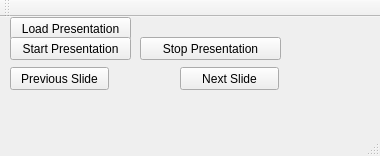
<?xml version="1.0" encoding="UTF-8"?>
<ui version="4.0">
 <class>mainGUI</class>
 <widget class="QMainWindow" name="mainGUI">
  <property name="geometry">
   <rect>
    <x>0</x>
    <y>0</y>
    <width>380</width>
    <height>156</height>
   </rect>
  </property>
  <property name="windowTitle">
   <string>Control 2012 - Die Gui für Blöde</string>
  </property>
  <widget class="QWidget" name="centralWidget">
   <widget class="QPushButton" name="loadPresentation">
    <property name="geometry">
     <rect>
      <x>10</x>
      <y>0</y>
      <width>121</width>
      <height>23</height>
     </rect>
    </property>
    <property name="text">
     <string>Load Presentation</string>
    </property>
   </widget>
   <widget class="QPushButton" name="abortPresentation">
    <property name="geometry">
     <rect>
      <x>140</x>
      <y>20</y>
      <width>141</width>
      <height>23</height>
     </rect>
    </property>
    <property name="text">
     <string>Stop Presentation</string>
    </property>
   </widget>
   <widget class="QPushButton" name="nextSlide">
    <property name="geometry">
     <rect>
      <x>180</x>
      <y>50</y>
      <width>99</width>
      <height>23</height>
     </rect>
    </property>
    <property name="text">
     <string>Next Slide</string>
    </property>
   </widget>
   <widget class="QPushButton" name="previousSlide">
    <property name="geometry">
     <rect>
      <x>10</x>
      <y>50</y>
      <width>99</width>
      <height>23</height>
     </rect>
    </property>
    <property name="text">
     <string>Previous Slide</string>
    </property>
   </widget>
   <widget class="QPushButton" name="startPresentation">
    <property name="geometry">
     <rect>
      <x>10</x>
      <y>20</y>
      <width>121</width>
      <height>23</height>
     </rect>
    </property>
    <property name="text">
     <string>Start Presentation</string>
    </property>
   </widget>
  </widget>
  <widget class="QMenuBar" name="menuBar">
   <property name="geometry">
    <rect>
     <x>0</x>
     <y>0</y>
     <width>380</width>
     <height>20</height>
    </rect>
   </property>
  </widget>
  <widget class="QToolBar" name="mainToolBar">
   <attribute name="toolBarArea">
    <enum>TopToolBarArea</enum>
   </attribute>
   <attribute name="toolBarBreak">
    <bool>false</bool>
   </attribute>
  </widget>
  <widget class="QStatusBar" name="statusBar"/>
 </widget>
 <layoutdefault spacing="6" margin="11"/>
 <tabstops>
  <tabstop>loadPresentation</tabstop>
  <tabstop>abortPresentation</tabstop>
 </tabstops>
 <resources/>
 <connections>
  <connection>
   <sender>abortPresentation</sender>
   <signal>clicked()</signal>
   <receiver>mainGUI</receiver>
   <slot>abortTransmission()</slot>
   <hints>
    <hint type="sourcelabel">
     <x>199</x>
     <y>68</y>
    </hint>
    <hint type="destinationlabel">
     <x>379</x>
     <y>155</y>
    </hint>
   </hints>
  </connection>
  <connection>
   <sender>loadPresentation</sender>
   <signal>clicked()</signal>
   <receiver>mainGUI</receiver>
   <slot>loadPresentation()</slot>
   <hints>
    <hint type="sourcelabel">
     <x>40</x>
     <y>48</y>
    </hint>
    <hint type="destinationlabel">
     <x>162</x>
     <y>36</y>
    </hint>
   </hints>
  </connection>
  <connection>
   <sender>previousSlide</sender>
   <signal>clicked()</signal>
   <receiver>mainGUI</receiver>
   <slot>previousSlide()</slot>
   <hints>
    <hint type="sourcelabel">
     <x>80</x>
     <y>88</y>
    </hint>
    <hint type="destinationlabel">
     <x>104</x>
     <y>129</y>
    </hint>
   </hints>
  </connection>
  <connection>
   <sender>nextSlide</sender>
   <signal>clicked()</signal>
   <receiver>mainGUI</receiver>
   <slot>nextSlide()</slot>
   <hints>
    <hint type="sourcelabel">
     <x>245</x>
     <y>86</y>
    </hint>
    <hint type="destinationlabel">
     <x>241</x>
     <y>127</y>
    </hint>
   </hints>
  </connection>
  <connection>
   <sender>startPresentation</sender>
   <signal>clicked()</signal>
   <receiver>mainGUI</receiver>
   <slot>startPresentation()</slot>
   <hints>
    <hint type="sourcelabel">
     <x>109</x>
     <y>60</y>
    </hint>
    <hint type="destinationlabel">
     <x>142</x>
     <y>83</y>
    </hint>
   </hints>
  </connection>
  <connection>
   <sender>abortPresentation</sender>
   <signal>clicked()</signal>
   <receiver>mainGUI</receiver>
   <slot>stopPresentation()</slot>
   <hints>
    <hint type="sourcelabel">
     <x>267</x>
     <y>59</y>
    </hint>
    <hint type="destinationlabel">
     <x>334</x>
     <y>63</y>
    </hint>
   </hints>
  </connection>
 </connections>
 <slots>
  <slot>startPresentation()</slot>
  <slot>uploadProgram()</slot>
  <slot>abortTransmission()</slot>
  <slot>nextSlide()</slot>
  <slot>previousSlide()</slot>
  <slot>stopPresentation()</slot>
  <slot>loadPresentation()</slot>
 </slots>
</ui>
